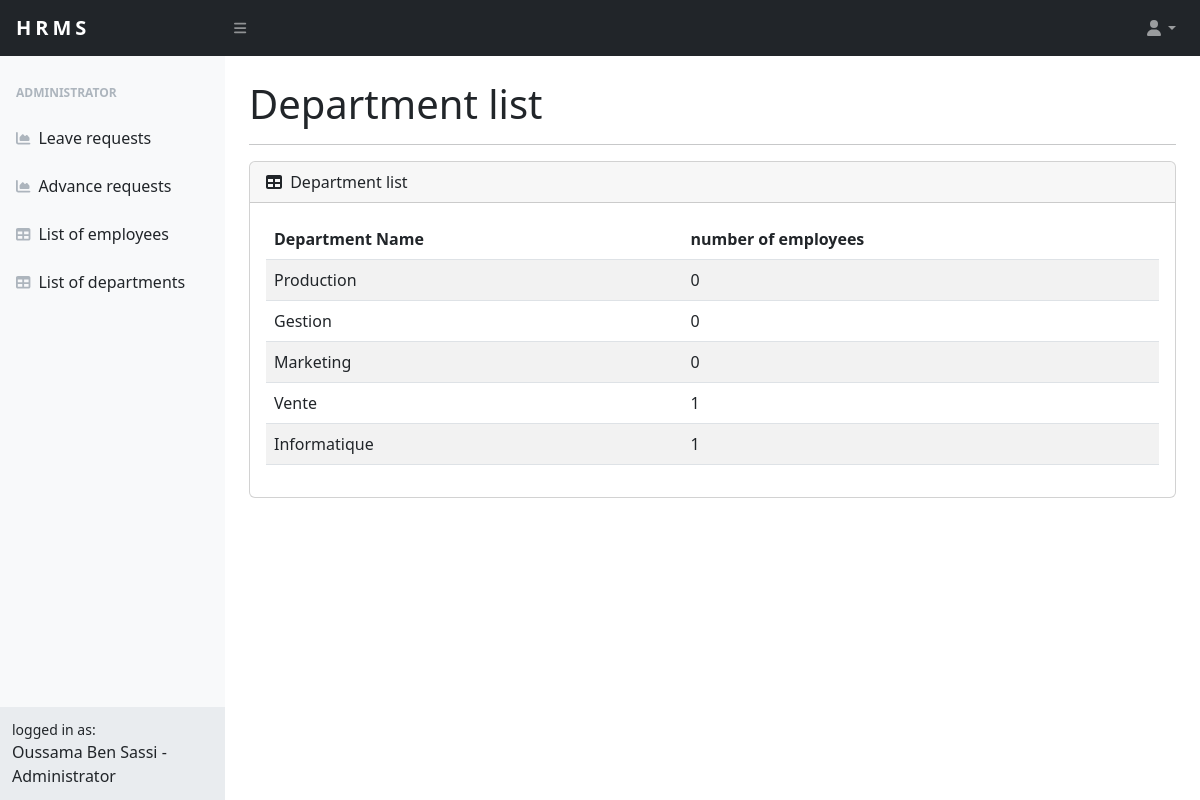
The app's page /admin/list_dep (signed in), older data.
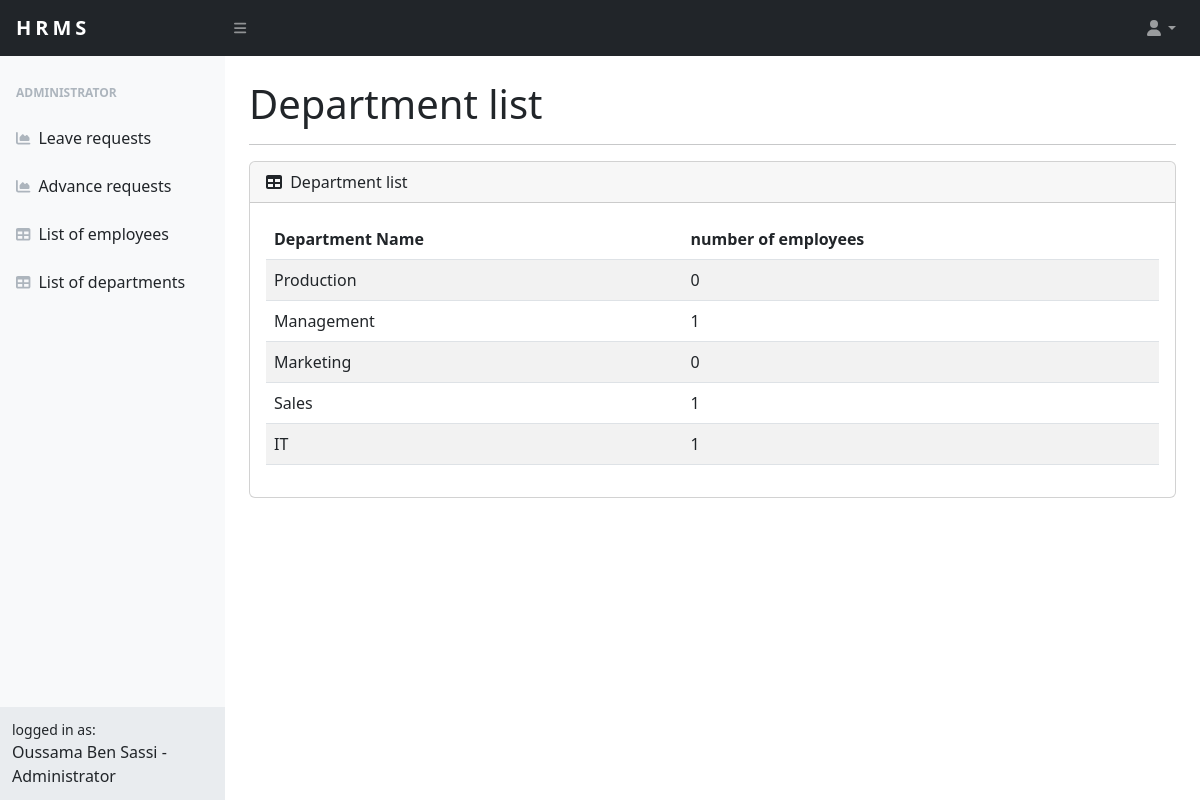
The same page, newer data.
### src/models.py (models this page shows, shortened)
class Departements(db.Model):
    name = db.Column(db.String(20),primary_key=True)
    employee_count = db.Column(db.Integer)

### src/admin/routes.py (the view)
@admin.route("/list_dep")
@login_required
def list_dep():
    result = AdminOnly()
    if result == False:
        return redirect(url_for('home.home'))
    fullname,role = fullname_role()
    deps = Departements.query.all()
    list_dep = []
    for dep in deps:
        dep_emp_count = len(User.query.filter_by(dep_name = dep.name).all())
        list_dep.append({"name":dep.name,"count":dep_emp_count})
    return render_template('admin/list_dep.html',list_dep = list_dep,fullname = fullname,role=role)

### src/admin/modules.py (called while the page is built)
def AdminOnly():
    matricule = current_user.matricule
    user = Matricules.query.filter_by(matricule=matricule).first()
    if user.is_admin == 0:
        flash("Administrative access only")
    return True if user.is_admin == 1 else False

def fullname_role():
    fullname = current_user.first_name + " " + current_user.last_name
    user = Matricules.query.filter_by(matricule=current_user.matricule).first()
    is_admin = 'Administrator' if user.is_admin == 1 else 'Employee'
    return (fullname,is_admin)

### src/app.py (called while the page is built)
@login_manager.user_loader
def load_user(user_id):
    return User.query.get(int(user_id))

### src/templates/admin/list_dep.html (shortened to what this page needs)
{% extends "base.html" %}
{% block content %}
<div id="layoutSidenav_content">
    <main>
        <div class="container-fluid px-4">
<h1 class="mt-4">Department list</h1><hr>
<div class="card mb-4">
    <div class="card-header">
        <i class="fas fa-table me-1"></i>
        Department list
    </div>
    <div class="card-body">
        <table class="table table-striped">
            <thead>
              <tr>
                <th scope="col">Department Name</th>
                <th scope="col">number of employees</th>
              </tr>
            </thead>
            <tbody>
              {% for dep in list_dep %}
                  <tr>
                      <td>{{ dep['name'] }}</td>
                      <td>{{ dep['count'] }}</td>
                  </tr>
              {% endfor %}
          </tbody>
          </table>
    </div>
</div>
</div>
</main>
{% endblock content %}

### src/templates/base.html (shortened to what this page needs)
<!DOCTYPE html>
<html lang="en">
    <head>
        <link href="https://cdn.jsdelivr.net/npm/simple-datatables@7.1.2/dist/style.min.css" rel="stylesheet" />
        <link href="/static/css/styles.css" rel="stylesheet" />
    </head>
    <body class="sb-nav-fixed">
        <nav class="sb-topnav navbar navbar-expand navbar-dark bg-dark">
            <a class="navbar-brand ps-3" href="{{url_for('home.home')}}" style="letter-spacing: 4px;"><b>HRMS</b></a>
            <button class="btn btn-link btn-sm order-1 order-lg-0 me-4 me-lg-0" id="sidebarToggle" href="#!"><i class="fas fa-bars"></i></button>
            <ul class="navbar-nav d-none d-md-inline-block form-inline ms-auto me-0 me-md-3 my-2 my-md-0">
                <li class="nav-item dropdown">
                    <a class="nav-link dropdown-toggle" id="navbarDropdown" href="#" role="button" data-bs-toggle="dropdown" aria-expanded="false"><i class="fas fa-user fa-fw"></i></a>
                </li>
            </ul>
        </nav>
        <div id="layoutSidenav">
            <div id="layoutSidenav_nav">
                <nav class="sb-sidenav accordion sb-sidenav-light" id="sidenavAccordion">
                    <div class="sb-sidenav-menu">
                        <div class="nav">
                            {% if current_user.is_admin == 0: %}
                                <div class="sb-sidenav-menu-heading"><b>Employee</b></div>
                                <a class="nav-link" href="{{url_for('user.request_leave')}}">
                                    <div class="sb-nav-link-icon"><i class="fas fa-tachometer-alt"></i></div>
                                    Leave request
                                </a>
                                <a class="nav-link" href="{{url_for('user.request_advance')}}">
                                    <div class="sb-nav-link-icon"><i class="fas fa-tachometer-alt"></i></div>
                                    Salary advance request
                                </a>
                                <a class="nav-link" href="{{url_for('user.follow_up')}}">
                                    <div class="sb-nav-link-icon"><i class="fas fa-tachometer-alt"></i></div>
                                    Follow-up of your requests
                                </a>
                            {% else: %}
                                <div class="sb-sidenav-menu-heading"><b>Administrator</b></div>
                                <a class="nav-link" href="{{url_for('admin.manage_leave')}}">
                                    <div class="sb-nav-link-icon"><i class="fas fa-chart-area"></i></div>
                                    Leave requests
                                </a>
                                <a class="nav-link" href="{{url_for('admin.manage_advances')}}">
                                    <div class="sb-nav-link-icon"><i class="fas fa-chart-area"></i></div>
                                    Advance requests
                                </a>
                                <a class="nav-link" href="{{url_for('admin.list_employees')}}">
                                    <div class="sb-nav-link-icon"><i class="fas fa-table"></i></div>
                                    List of employees
                                </a>
                                <a class="nav-link" href="{{url_for('admin.list_dep')}}">
                                    <div class="sb-nav-link-icon"><i class="fas fa-table"></i></div>
                                    List of departments
                                </a>
                            {% endif %}
                        </div>
                    </div>
                    <div class="sb-sidenav-footer">
                        <div class="small">logged in as:</div>
                        {{ fullname }} - {{ role }}
                    </div>
                </nav>
            </div>
        {% block content %}{% endblock content %}
    </body>
</html>

Row changes from the older to the newer data that the page shows:
removed Departements: name "Gestion", count "0"
removed Departements: name "Vente", count "1"
removed Departements: name "Informatique", count "1"
added Departements: name "Management", count "1"
added Departements: name "Sales", count "1"
added Departements: name "IT", count "1"
